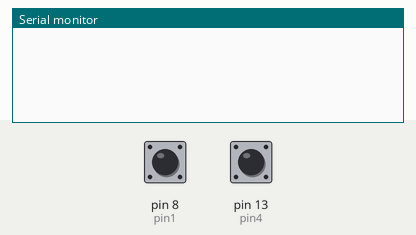
The sketch below on a simulated Arduino Uno, built with avr-gcc and run on an emulated ATmega328P. On the bench: the last lines printed to the serial monitor. The test bench sets the inputs (shaded band); at power-on: pin 8 (pin1) HIGH, pin 13 (pin4) HIGH.

Above: at 1.2 s.
1.3 s: pin 8 (pin1) pulled LOW for 0.15 s
At 1.9 s:
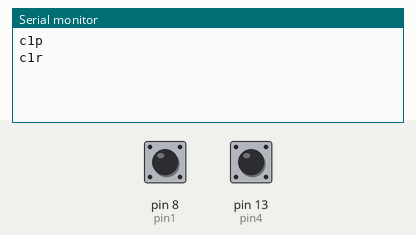
2.9 s: pin 13 (pin4) pulled LOW for 0.15 s
At 3.03 s:
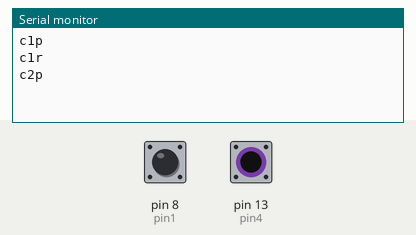

The sketch:

Capasitive_touch_osu.ino
```cpp
//Instructions at https://www.github.com/https://github.com/Lynx-At0Mic/OSU-Capasitive-Touch-Keypad
//Created by Lynx-At0Mic https://github.com/Lynx-At0Mic
#include <CapacitiveSensor.h>
//Pins
  int pin1 = 8;
  int pin2 = 10;
  int pin3 = 11;
  int pin4 = 13;
  int click1Thresh = 500;
  int click2Thresh = 500;
  bool click1 = false;
  bool click2 = false;
  CapacitiveSensor   csClick1 = CapacitiveSensor(pin2, pin1);
  CapacitiveSensor   csClick2 = CapacitiveSensor(pin3,pin4);


void setup() {
  Serial.begin(9600);
}


void loop() {

    long total1 =  csClick1.capacitiveSensor(20);
    long total2 =  csClick2.capacitiveSensor(20);


//    Serial.print(total1);
//    Serial.print("\t");
//    Serial.println(total2);


    if(total1 > click1Thresh && !click1) {
      Serial.println("c1p");
      click1 = true;
    }

    if(total2 > click2Thresh && !click2) {
      Serial.println("c2p");
      click2 = true;
    }

    if (total1 <= click1Thresh && click1) {
      Serial.println("c1r");
      click1 = false;
    }

    if (total2 <= click2Thresh && click2) {
      Serial.println("c2r");
      click2 = false;
    }
}
```

Measured:
- after the input at 1.3 s, the serial monitor: prints a new line at once (image 1)
- after the input at 2.9 s, the serial monitor: prints a new line at once (image 2)
